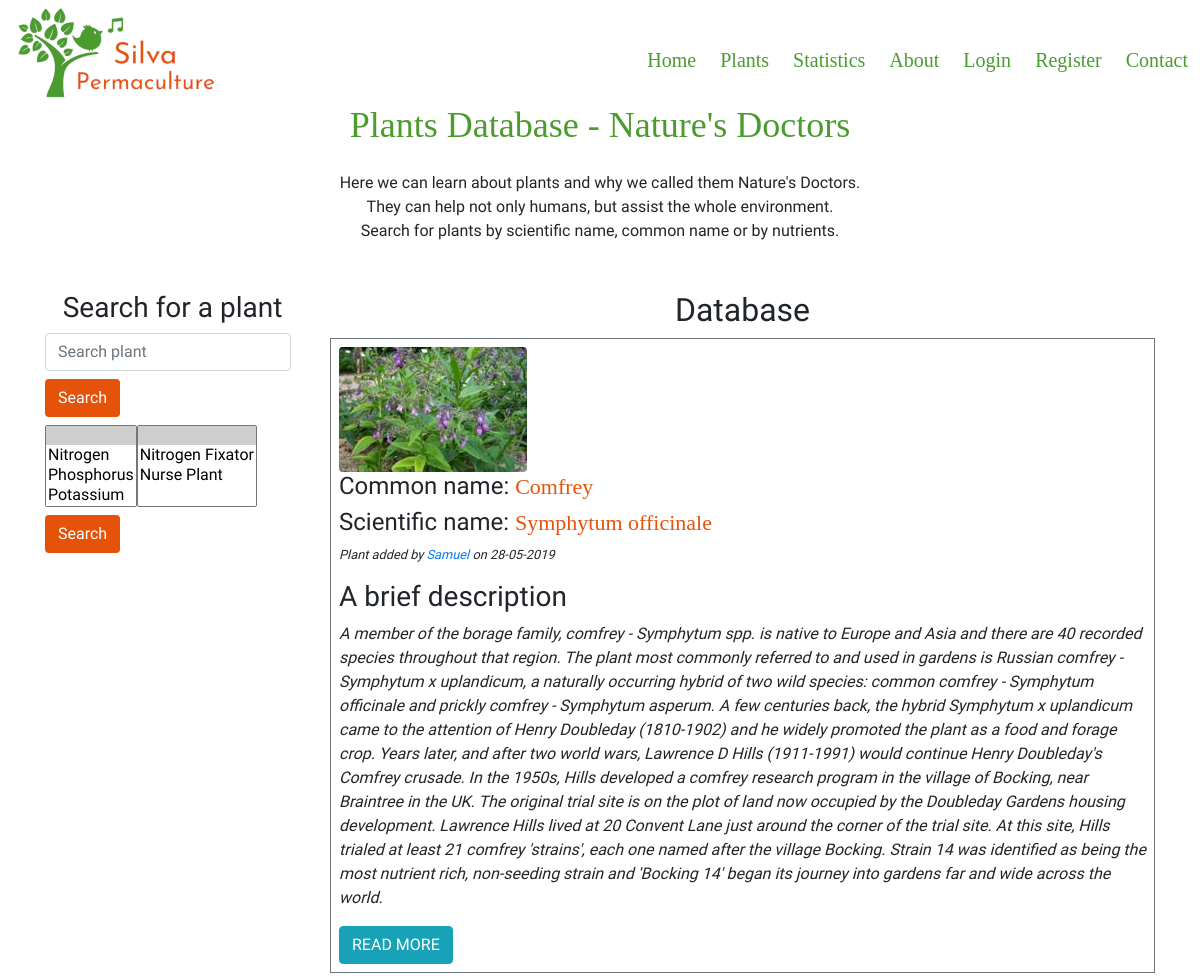
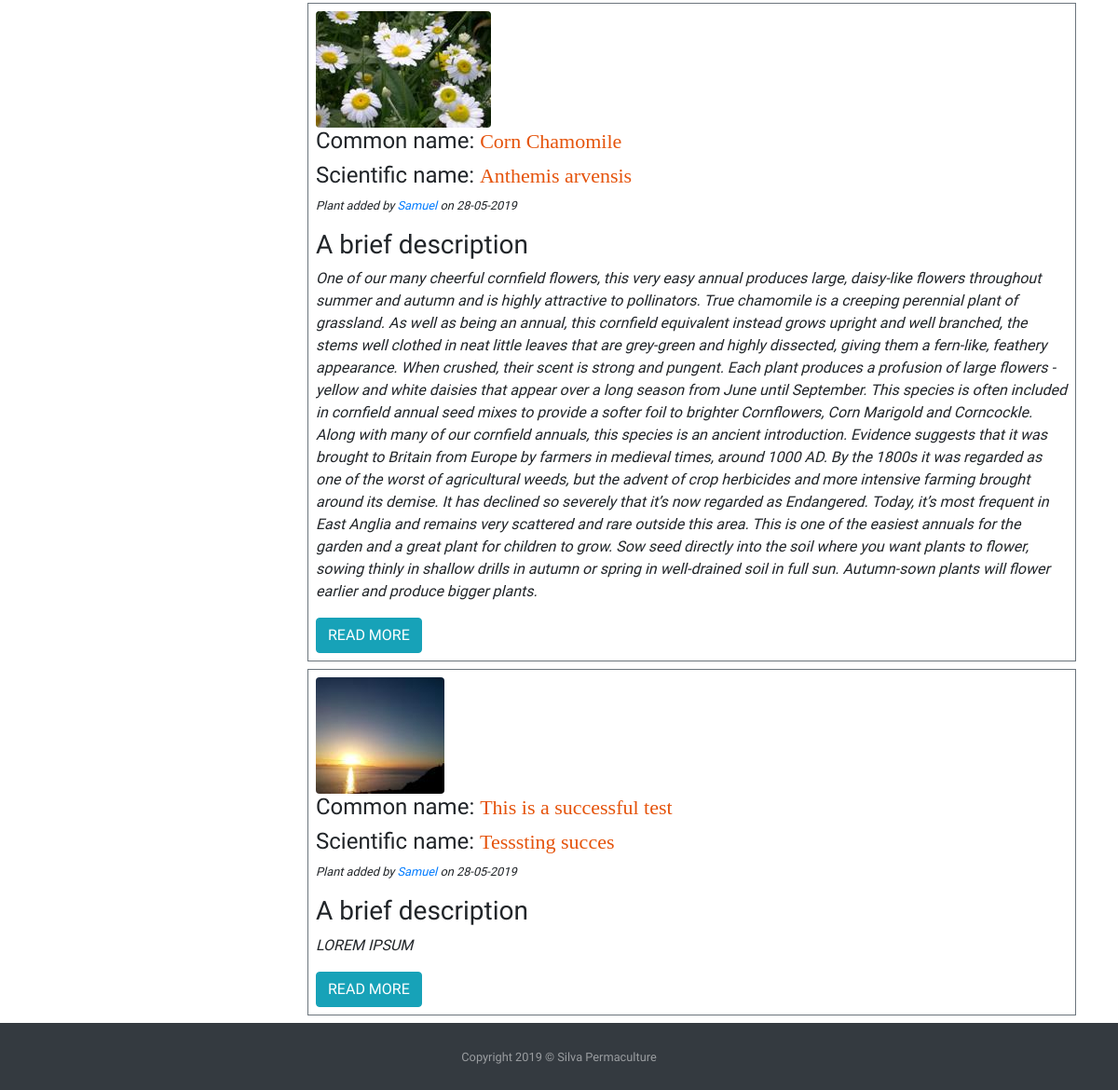
/plants, run on the app's committed database (2 pictures, top to bottom).
### silvapermaculture/models.py (models this page shows, shortened)
class Plants(db.Model):
    id = db.Column(db.Integer, primary_key=True)
    common_name = db.Column(db.String(40), nullable=False)
    botanical_name = db.Column(db.String(80), unique=True, nullable=False)
    short_description = db.Column(db.Text, nullable=False)
    medicinal = db.Column(db.Text, nullable=False)
    other_uses = db.Column(db.Text, nullable=False)
    habitats = db.Column(db.Text, nullable=False)
    region = db.Column(db.Text, nullable=False)
    image_file = db.Column(db.String(20), default='default_plant_pic.jpg')
    date_added = db.Column(db.DateTime, nullable=False, default=datetime.utcnow)
    user_id = db.Column(db.Integer, db.ForeignKey('user.id'), nullable=False)
    dna = db.relationship('DNA', secondary = plants_dna_table)  # Dynamic_Nutrient_Accumulated
    nfn = db.relationship('NFN', secondary = plants_nfn_table)  # Nitrogen_Fixers_Nursing

class User(db.Model, UserMixin):
    id = db.Column(db.Integer, primary_key=True)
    username = db.Column(db.String(20), unique=True, nullable=False)
    password = db.Column(db.String(60), nullable=False)
    image_file = db.Column(db.String(20), nullable=False, default = 'default.png')
    add_plants = db.relationship('Plants', backref = 'author', lazy=True)

### silvapermaculture/routes.py (the view)
@app.route("/plants")
def plants():
    plants = Plants.query.all()
    search = SearchForm()
    searchn = SearchFormN()
    return render_template('plants.html', title= 'Plants Database', plants=plants, search=search, searchn=searchn)

### silvapermaculture/forms.py
class SearchForm(FlaskForm):
    q = StringField(('Search plant'), validators=[DataRequired(),Length(max=60)])
    submit = SubmitField('Search')

class SearchFormN(FlaskForm):
    dna = QuerySelectMultipleField('Select Element', query_factory=enabled_dna, allow_blank=True, get_label='element')
    nfn = QuerySelectMultipleField('Select Property', query_factory=enabled_nfn, allow_blank=True,
                                   get_label='plant_extra')
    submit = SubmitField('Search')

### silvapermaculture/forms.py (called while the page is built)
def enabled_dna():
    return DNA.query

def enabled_nfn():
    return NFN.query

### silvapermaculture/templates/plants.html
{% extends "layout.html" %}
    {% block content %}
        <div class="row">
            <div class="col-12">
                <h1 class="text-center" id="heading">Plants Database - Nature's Doctors</h1>
            </div>
        </div>
        <div class="row my-3">
            <div class="col-12 mb-2">
                <p class="text-center">Here we can learn about plants and why we called them Nature's Doctors.<br/>
                    They can help not only humans, but assist the whole environment. <br/>
                    Search for plants by scientific name, common name or by nutrients. </p>
            </div>
        </div>
        <div class="row">
            <div class="col-12 col-lg-3 ">
                <h3 class="my-2 text-center">Search for a plant</h3>
                <form class="form-inline my-2 my-lg-0" method="get" action="{{url_for('search')}}">
                    <div class="form-group">
                    {{ search.q(size=20, class="form-control", placeholder=search.q.label.text) }}
                    </div>
                    {{ search.submit(class="btn float-right my-2", id="login-btn") }}
                </form>
                <form class="form-inline my-2 my-lg-0" method="get" action="{{url_for('searchn') }}">
                    <div class="form-group">
                        {{ searchn.dna(class_="selectpicker", multiple=True) }}
                    </div>
                    <div class="form-group">
                        {{ searchn.nfn(class_="selectpicker", multiple=True) }}
                    </div>
                    {{ searchn.submit(class="btn float-right my-2", id="login-btn") }}
                </form>
            </div>
            <div class="col-12 col-lg-9">
                <h2 class="my-2 text-center heading">Database</h2>
                {% for plant in plants %}
                   <div class="my-2 p-2 border border-secondary">
                    <img class="img-fluid rounded " src="{{ url_for('static', filename='img/plants/' + plant.image_file) }}"  alt="Default plant image"/>
                    <h4 class="text-left">Common name: <span class="titles">{{ plant.common_name }}</span></h4>
                    <h4 class="text-left">Scientific name: <span class="titles">{{ plant.botanical_name }} </span></h4>
                       <p class="text-left small"><em>Plant added by <a href="#">{{ plant.author.username }}</a> on {{ plant.date_added.strftime('%d-%m-%Y') }} </em></p>
                    <h3>A brief description</h3>
                    <p class="text-left"> <em>{{ plant.short_description }}</em> </p>
                    <a class="btn btn-info" href="{{ url_for('plant', plant_id=plant.id) }}">READ MORE</a>
                   </div>
                {% endfor %}
            </div>
        </div>
    {% endblock content %} #Jinja2 allows to put the name of the block here so to know which block is closing if we have multiple.

### silvapermaculture/static/css/style.css (style rules this page uses)
body { font-family: "Mali",cursive; }
#heading { color: #4B9B2F; font-size: 36px; font-family: 'Josefin Sans'; }
.titles { color: #E5530B; font-family: 'Josefin Sans'; font-size:22px }
#register-btn, #login-btn { color:white; background-color: #E5530B }

### data on the page
Plants: image_file (picture), common_name "Comfrey", botanical_name "Symphytum officinale", author.username "Samuel", date_added "28-05-2019", short_description "A member of the borage family, comfrey - Symphytum spp. is native to Europe and Asia and there are 40 recorded species throughout that region. The plant most commonly referred to and used in gardens is Russian comfrey - Symphytum x uplandicum, a naturally occurring hybrid of two wild species: common comfrey - Symphytum officinale and prickly comfrey - Symphytum asperum. A few centuries back, the hybrid Symphytum x uplandicum came to the attention of Henry Doubleday (1810-1902) and he widely promoted the plant as a food and forage crop. Years later, and after two world wars, Lawrence D Hills (1911-1991) would continue Henry Doubleday's Comfrey crusade. In the 1950s, Hills developed a comfrey…"
Plants: image_file (picture), common_name "Corn Chamomile", botanical_name "Anthemis arvensis", author.username "Samuel", date_added "28-05-2019", short_description "One of our many cheerful cornfield flowers, this very easy annual produces large, daisy-like flowers throughout summer and autumn and is highly attractive to pollinators. True chamomile is a creeping perennial plant of grassland. As well as being an annual, this cornfield equivalent instead grows upright and well branched, the stems well clothed in neat little leaves that are grey-green and highly dissected, giving them a fern-like, feathery appearance. When crushed, their scent is strong and pungent. Each plant produces a profusion of large flowers - yellow and white daisies that appear over a long season from June until September. This species is often included in cornfield annual seed…"
Plants: image_file (picture), common_name "This is a successful test", botanical_name "Tesssting succes", author.username "Samuel", date_added "28-05-2019", short_description "LOREM IPSUM"
